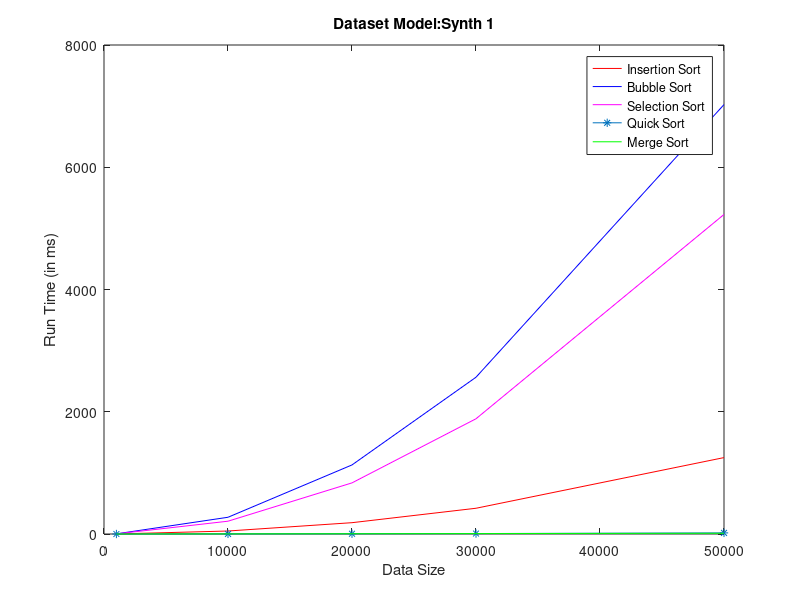

Source code (MATLAB):
clear all
close all
clc
% % %///////////////////////////////////////insertionSort 
% mex insertionSort.cpp
% pause(.0001)
% 
% insertionSort();
% insertionSort_DataSize_RunTime_ms = ans;
% save InsertionSort_RunTime_DataSize.mat insertionSort_DataSize_RunTime_ms
% disp(string('insertionSort finished'));
% % ///////////////////////////////////////bubbleSort
% mex bubbleSort.cpp
% pause(.0001)
% 
% bubbleSort();
% bubbleSort_DataSize_RunTime_ms = ans;
% save BubbleSort_RunTime_DataSize.mat bubbleSort_DataSize_RunTime_ms
% disp(string('bubbleSort finished'));
% % ///////////////////////////////////////selectionSort
% mex selectionSort.cpp
% pause(.0001)
% 
% selectionSort();
% selectionSort_DataSize_RunTime_ms = ans;
% save SelectionSort_RunTime_DataSize.mat selectionSort_DataSize_RunTime_ms
% disp(string('selectionSort finished'));
% % ///////////////////////////////////////quickSort
% mex quickSort.cpp
% pause(.0001)
% 
% quickSort();
% quickSort_DataSize_RunTime_ms = ans;
% save QuickSort_RunTime_DataSize.mat quickSort_DataSize_RunTime_ms
% disp(string('quickSort finished'));
% % ///////////////////////////////////////mergeSort
% mex mergeSort.cpp
% pause(.0001)
% 
% mergeSort();
% mergeSort_DataSize_RunTime_ms = ans;
% save MergeSort_RunTime_DataSize.mat mergeSort_DataSize_RunTime_ms
% disp(string('mergeSort finished'));
%/////////////////////////////////////// Load Captured Datas (Copy in this directory from Simulation Results file)
load InsertionSort_RunTime_DataSize.mat
load BubbleSort_RunTime_DataSize.mat
load SelectionSort_RunTime_DataSize.mat
load QuickSort_RunTime_DataSize.mat
load MergeSort_RunTime_DataSize.mat
% /////////////////////////////////////// Plot Graphs
data_size= [1000 10000 20000 30000 50000];
plot (data_size,insertionSort_DataSize_RunTime_ms(2,:),'r');
hold on
plot (data_size,bubbleSort_DataSize_RunTime_ms(2,:),'b');
hold on
plot (data_size,selectionSort_DataSize_RunTime_ms(2,:),'m');
hold on
plot (data_size,quickSort_DataSize_RunTime_ms(2,:),'-*');
hold on
plot (data_size,mergeSort_DataSize_RunTime_ms(2,:),'g');

title('Dataset Model:Synth 1')
xlabel('Data Size')
ylabel('Run Time (in ms)')
legend('Insertion Sort','Bubble Sort','Selection Sort','Quick Sort','Merge Sort');


